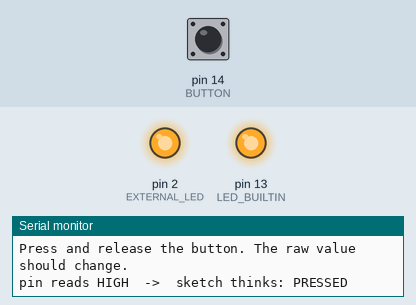
This sketch was run on a simulated Arduino Uno, built with avr-gcc and run on an emulated ATmega328P. Parts: output pins drawn as LEDs (lit = HIGH), the last lines printed to the serial monitor. The inputs (shaded band) are chosen by the test bench; at power-on: pin 14 (BUTTON) HIGH.

Above: at 1.2 s.
1.3 s: pin 14 (BUTTON) pulled LOW for 0.15 s
At 1.38 s:
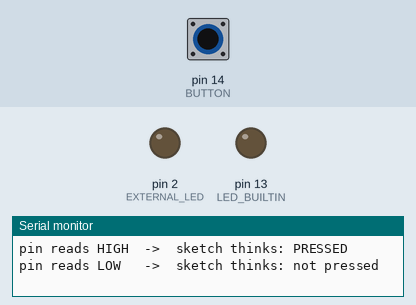
2.9 s: pin 14 (BUTTON) pulled LOW for 3.2 s
At 7.2 s:
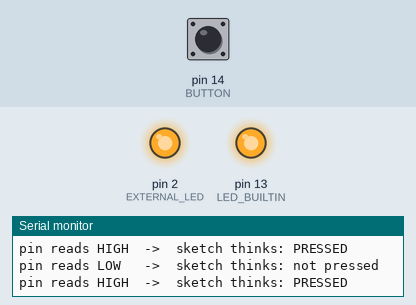
Timing chart, 0 to 8.7 s (numbered marks = the images above; inputs shaded):
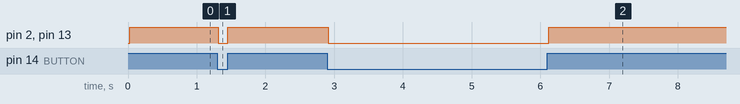

Measured:
- after the input at 1.3 s, pin 2 (EXTERNAL_LED), pin 13 (LED_BUILTIN): HIGH → LOW at once, → HIGH 0.14 s later
- after the input at 2.9 s, pin 2 (EXTERNAL_LED), pin 13 (LED_BUILTIN): HIGH → LOW at once, → HIGH 3.2 s later

The sketch:

debugger.ino
```cpp
/*
  Debugger for "It Sees"

  Same button and LED, but it prints what the button pin is actually
  reading so you can tell wiring problems from code problems.

  Open Tools > Serial Monitor and set the speed to 9600.
*/

const int BUTTON = 14;        // Row 4, left
const int EXTERNAL_LED = 2;   // D2

int lastRaw = -1;

void setup() {
  Serial.begin(9600);
  // INPUT, not INPUT_PULLUP: the external 10k pull-down does this job.
  pinMode(BUTTON, INPUT);
  pinMode(LED_BUILTIN, OUTPUT);
  pinMode(EXTERNAL_LED, OUTPUT);

  Serial.println("--- It Sees: debugger ---");
  Serial.println("Press and release the button. The raw value should change.");
  Serial.println();
}

void loop() {
  int raw = digitalRead(BUTTON);        // 1 = HIGH, 0 = LOW
  bool pressed = (raw == HIGH);         // what the real sketch treats as pressed

  digitalWrite(LED_BUILTIN, pressed ? HIGH : LOW);
  digitalWrite(EXTERNAL_LED, pressed ? HIGH : LOW);

  // Only print when something changes, so the monitor stays readable
  if (raw != lastRaw) {
    Serial.print("pin reads ");
    Serial.print(raw == HIGH ? "HIGH" : "LOW ");
    Serial.print("  ->  sketch thinks: ");
    Serial.println(pressed ? "PRESSED" : "not pressed");
    lastRaw = raw;
  }

  delay(20);

  // Nothing ever prints after the first line?
  //   The pin is not changing. Check the button's wiring.
  //
  // It prints, but PRESSED shows when you are NOT touching it?
  //   The logic is inverted for how yours is wired. Flip the == HIGH
  //   above to == LOW.
  //
  // It prints many lines from one press?
  //   That is switch bounce. See the Debouncing notes.
}
```
